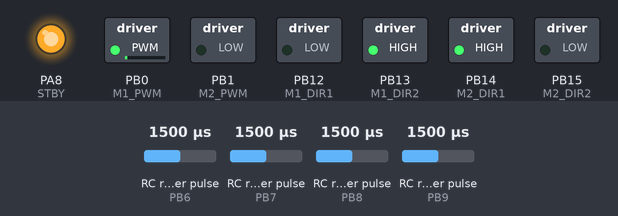
A sketch run on a simulated STM32 Blue Pill. On the bench: switched loads named in the sketch (green lamp = pin HIGH), output pins drawn as LEDs (lit = HIGH). Wiring (inferred from the names in the program): 4 × RC receiver channel: data PB6 / data PB7 / data PB8 / data PB9. Inputs (shaded band) come from the test bench; at power-on: RC receiver pulse (sensors on PB6, PB7, PB8, PB9) 1500 µs. What the sketch prints to the serial monitor is not drawn.

Above: at 0.05 s.
At 0.65 s:
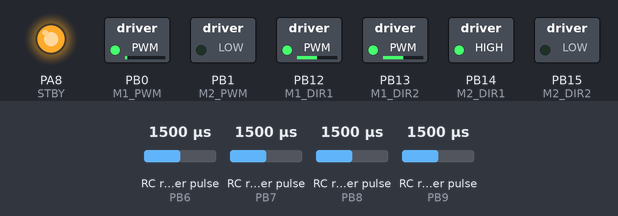
Timing chart, 0 to 3.0 s (numbered marks = the images above):
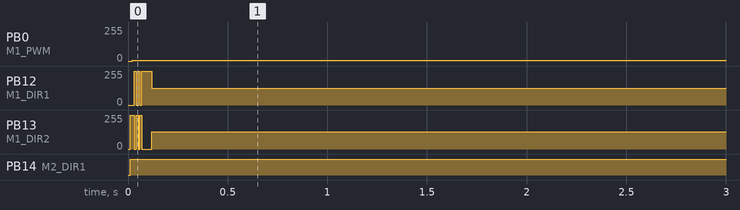

The sketch:

two_wheel.ino
```cpp
#include "PID.h"

void setup() {
  setting();
  Serial.begin(115200);
  // timer 10ms = 1초에 100번

  Serial.setTimeout(10);
  Serial.println("m1_ref_spd, m1speed");

  Timer2.setChannel1Mode(TIMER_OUTPUTCOMPARE);
  // 1000us(1ms) 에 한번씩 타이머 발생하게 설정
  Timer2.setPeriod(10000);  //50,000 us = 50ms
  Timer2.attachCompare1Interrupt(t2_ISR);
}


void loop() {
  // 시리얼 버퍼에 데이터가 있는지 확인
  if (Serial.available() > 0) {
    // 목표 속도값을 받아옴
    char c[100];
    // 목표속도에 대한 문자열을 char 형태로 저장합니다.
    Serial.readBytesUntil(')', c, 100); // ')' 문자를 만날 때까지 읽습니다.
    c[99] = '\0'; // 마지막에 널 문자를 추가하여 문자열을 종료시킵니다.

    // '(' 문자를 찾아 데이터의 시작 위치를 조정합니다.
    char *start = strchr(c, '(');
    if (start != NULL) {
      // strtok 함수를 통해 문자열을 자르고, 자른 문자열을 정수형으로 변환합니다.
      char *token = strtok(start + 1, ","); // 첫 번째 숫자 추출
      if (token != NULL) {
        m1_ref_spd = atoi(token); // 첫 번째 숫자를 정수로 변환
        token = strtok(NULL, ","); // 두 번째 숫자 추출
        if (token != NULL) {
          m2_ref_spd = atoi(token); // 두 번째 숫자를 정수로 변환
        }
      }
    }
  }

 //   m1_ref_spd += m2_ref_spd // 31;
}
```

pid.h
```cpp
// 기어비 * 채배 * 엔코더 개수 * 틱수
// 30 * 4 * 11
#define rotation 1320

//for Encoder pin define
#define ENC1_CHA    PB6  //INT.5
#define ENC1_CHB    PB7

#define ENC2_CHA    PB8
#define ENC2_CHB    PB9

//for Motor I/O pin define
#define M1_DIR1   PB12
#define M1_DIR2   PB13
#define M2_DIR1   PB14
#define M2_DIR2   PB15

// Standby
#define STBY      PA8
#define M1_PWM      PB0
#define M2_PWM      PB1

#define Kp1 1.5// P-gain
#define Ki1 0.2// i-gain
#define Kd1 0.1// d-gain

#define Kp2 1.5// P-gain
#define Ki2 0.2// i-gain
#define Kd2 0.1// d-gain

//Variables
//Encoder value
long    e1cnt = 0;
long    e1cnt_k = 0, e1cnt_k_1 = 0, d_e1cnt = 0;
long    e2cnt = 0;
long    e2cnt_k = 0, e2cnt_k_1 = 0, d_e2cnt = 0;

//motor value
float   m1_speed = 0;
float   m1turn = 0;
float   m2_speed = 0;
float   m2turn = 0;

//for motor control variable
//motor1
float   m1_ref_spd = 0;
float   m1_err_spd = 0;
int     m1_ctrl_u = 0;
int     m1_ipwm_u = 0;
//motor2
float   m2_ref_spd = 0;
float   m2_err_spd = 0;
int     m2_ctrl_u = 0;
int     m2_ipwm_u = 0;

//-----------------------------------//
float   M1err_P = 0;
float   M1err_I = 0;
float   M1err_D = 0;
float   M1err_B = 0;
long    M1PID_val = 0;

float   M2err_P = 0;
float   M2err_I = 0;
float   M2err_D = 0;
float   M2err_B = 0;
long    M2PID_val = 0;

unsigned long M1t_k = 0, M1t_k_1 = 0, M1dt = 0;
unsigned long M2t_k = 0, M2t_k_1 = 0, M2dt = 0;

void Enc1chA_ISR();
void Enc2chA_ISR();
void Enc1chB_ISR();
void Enc2chB_ISR();


void M1vel_PID(int m1_ref_spd);
void M2vel_PID(int m2_ref_spd);

void M1RPM();
void M2RPM();

void M1doMotor(bool dir, long vel);
void M2doMotor(bool dir, long vel);

void setting(){
    // put your setup code here, to run once:
    pinMode(ENC1_CHA, INPUT_PULLUP);
    pinMode(ENC1_CHB, INPUT_PULLUP);
    pinMode(ENC2_CHA, INPUT_PULLUP);
    pinMode(ENC2_CHB, INPUT_PULLUP);

    pinMode(M1_DIR1, OUTPUT);
    pinMode(M1_DIR2, OUTPUT);
    pinMode(M2_DIR1, OUTPUT);
    pinMode(M2_DIR2, OUTPUT);

    pinMode(M1_PWM, OUTPUT);
    pinMode(M2_PWM, OUTPUT);
    pinMode(STBY, OUTPUT);
    //encoder 값을 받기 위한 외부 인터럽트 설정
    attachInterrupt(digitalPinToInterrupt(ENC1_CHA), Enc1chA_ISR, CHANGE);
    attachInterrupt(digitalPinToInterrupt(ENC2_CHA), Enc2chA_ISR, CHANGE);
    attachInterrupt(digitalPinToInterrupt(ENC1_CHB), Enc1chB_ISR, CHANGE);
    attachInterrupt(digitalPinToInterrupt(ENC2_CHB), Enc2chB_ISR, CHANGE);
    digitalWrite(STBY, HIGH);
    analogWrite(M1_PWM, 0);
    analogWrite(M2_PWM, 0);
}

void t2_ISR(){
    M1vel_PID(m1_ref_spd);
    M2vel_PID(m2_ref_spd);
}


void M1vel_PID(int m1_ref_spd){
    M1RPM();
    m1_err_spd = m1_speed - m1_ref_spd;
    M1err_P = m1_err_spd;
    M1err_I += M1err_P;
    M1err_D = M1err_B - M1err_P;
    M1err_B = M1err_P;

    M1PID_val=((M1err_P * Kp1) + (M1err_I * Ki1) + (M1err_D * Kd1));
    m1_ctrl_u = M1PID_val;
    // 속도 오차가 생기면
    M1doMotor(m1_ctrl_u >= 0 ? HIGH : LOW, m1_ctrl_u);
    Serial.print("(");
    Serial.print(m1_speed);
    Serial.print(", ");
}


void M2vel_PID(int m2_ref_spd){

    // if(Serial.available()){
    //   m2_ref_spd = Serial.parseFloat();
    // }

    M2RPM();
    m2_err_spd = m2_speed - m2_ref_spd;
    M2err_P = m2_err_spd;
    M2err_I += M2err_P;
    M2err_D = M2err_B - M2err_P;
    M2err_B = M2err_P;

    M2PID_val=((M2err_P * Kp2) + (M2err_I * Ki2) + (M2err_D * Kd2));
    m2_ctrl_u = M2PID_val;
    // 속도 오차가 생기면
    M2doMotor(m2_ctrl_u >= 0 ? HIGH : LOW, m2_ctrl_u);
    // Serial.print("m2 speed : ");
    Serial.print(m2_speed);
    Serial.println(")");
}

void M1RPM(){
  // if(Serial.available()){
  // m1_ref_spd = Serial.parseFloat();
  // }

  M1t_k = millis();//시간측정
  M1dt = M1t_k - M1t_k_1;//시간변화율
  if(M1dt >= 10){
    e1cnt_k = e1cnt;
    d_e1cnt = e1cnt_k - e1cnt_k_1;// 엔코더 값
    m1_speed = d_e1cnt * 60000/rotation;
    m1_speed /= (signed long)M1dt;// 거 = 속 시 RPM 값
    M1t_k_1 = M1t_k;//시간 초기화
    e1cnt_k_1 = e1cnt_k;//엔코더 초기화
  }
}

void M2RPM(){

  M2t_k = millis();//시간측정
  M2dt = M2t_k - M2t_k_1;//시간변화율
  if(M2dt >= 10){
    e2cnt_k = e2cnt;
    d_e2cnt = e2cnt_k - e2cnt_k_1;// 엔코더 값
    // ms -> min 변환
    m2_speed = d_e2cnt * 60000/rotation;
    m2_speed /= (signed long)M2dt;// 거 = 속 시 RPM 값
    M2t_k_1 = M2t_k;//시간 초기화
    e2cnt_k_1 = e2cnt_k;//엔코더 초기화
  }
}

void M1doMotor(bool dir, long vel){
  // dir = 1 : cw, dir = 0 : ccw
  digitalWrite(M1_DIR1, !dir);
  digitalWrite(M1_DIR2, dir);

  vel = abs(vel);
  m1_ipwm_u = vel > 255 ? 255 : vel;
  analogWrite(M1_PWM, m1_ipwm_u);
}

void M2doMotor(bool dir, long vel){
  // dir = 1 : cw, dir = 0 : ccw
  digitalWrite(M2_DIR1, dir);
  digitalWrite(M2_DIR2, !dir);
  vel = abs(vel);
  m2_ipwm_u = vel > 255 ? 255 : vel;
  analogWrite(M2_PWM, m2_ipwm_u);
}


void Enc1chA_ISR(){  e1cnt += (digitalRead(ENC1_CHA)==digitalRead(ENC1_CHB))?-1:1;}
void Enc2chA_ISR(){  e2cnt += (digitalRead(ENC2_CHA)==digitalRead(ENC2_CHB))?1:-1;}
void Enc1chB_ISR(){  e1cnt += (digitalRead(ENC1_CHA)==digitalRead(ENC1_CHB))?1:-1;}
void Enc2chB_ISR(){  e2cnt += (digitalRead(ENC2_CHA)==digitalRead(ENC2_CHB))?-1:1;}
```

Measured:
- by itself, PB0 (M1_PWM): repeats every 0.02 s: 5/255 0.01 s, 6/255 0.01 s
- by itself, PB12 (M1_DIR1): 0/255 → 127/255 at 0.03 s
- by itself, PB13 (M1_DIR2): 0/255 → 128/255 at 0.01 s
- by itself, PB14 (M2_DIR1): LOW → HIGH at 0.01 s
